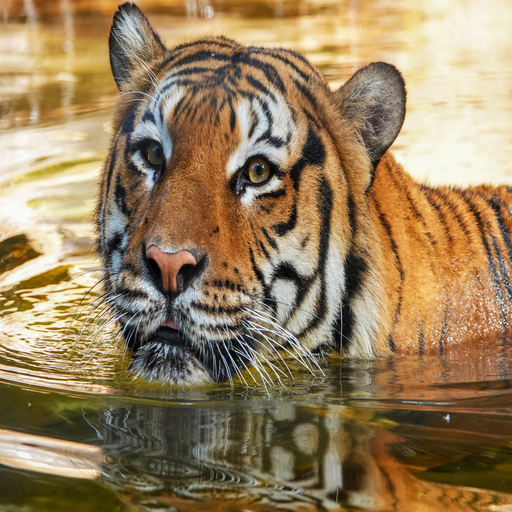
#> input picture 201-李帅-深圳/第二次作业/tiger.png, 512 x 512 px
$ python 'ToGray&Binary.py'
#> lines starting #> are read from the running program, lines starting #| are printed output that depends on the picture; after the words box and inside, x2 and y2 are one past the last pixel; in counts of white or black regions, pixels touching at a corner belong together
"""用pytorch代码实现灰度化和二值化"""

import matplotlib.pyplot as plt
from skimage.color import rgb2gray
import numpy as np
import cv2

# 1.导入图片
# img = cv2.imread("tiger.png")
img = plt.imread("tiger.png")
#> img is the input picture: shape (512, 512, 3) float32; mean R, G, B 0.596, 0.505, 0.369

# 2.显示原图
plt.subplot(221)
plt.imshow(img)

# 3.灰度化并显示
img_gray = rgb2gray(img)
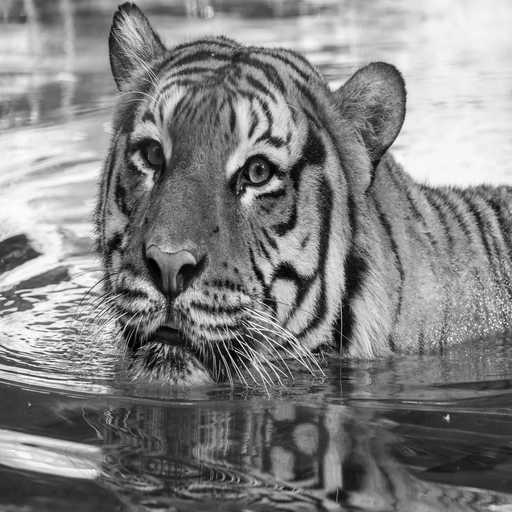
#> img_gray: shape (512, 512) float32; min 0, max 1, mean 0.514
plt.subplot(222)
plt.imshow(img_gray, cmap='gray')

# 4.二值化并显示
img_binary = np.where(img_gray >= 0.5, 1, 0)
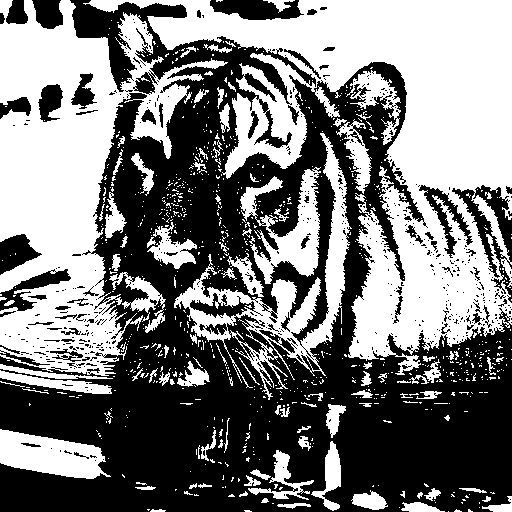
#> img_binary: shape (512, 512) int64; values 0 (black) and 1 (white), 48.3% white; 849 white regions (748 under 20 px), largest, box (x1, y1, x2, y2) and area: (83, 0, 512, 375) 57059, (0, 0, 228, 376) 36630, (174, 133, 352, 400) 8536
plt.subplot(223)
plt.imshow(img_binary, cmap='gray')
plt.show()
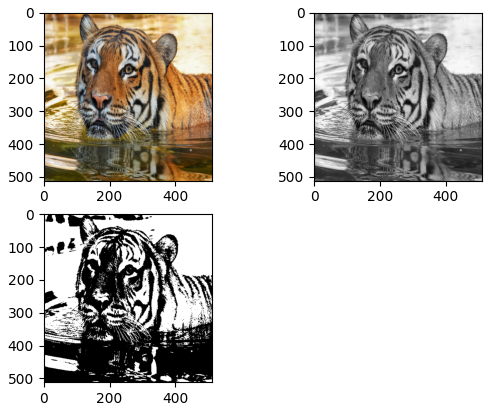
#> figure drawn by matplotlib, 3 panels
